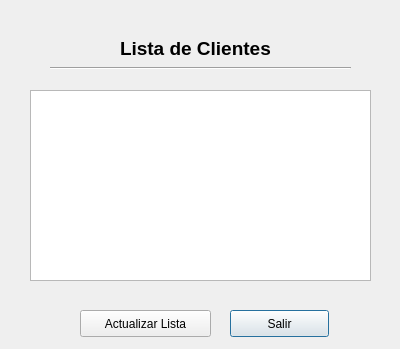
<?xml version="1.0" encoding="UTF-8"?>
<ui version="4.0">
 <class>List</class>
 <widget class="QDialog" name="List">
  <property name="geometry">
   <rect>
    <x>0</x>
    <y>0</y>
    <width>400</width>
    <height>349</height>
   </rect>
  </property>
  <property name="windowTitle">
   <string>Dialog</string>
  </property>
  <widget class="Line" name="line">
   <property name="geometry">
    <rect>
     <x>50</x>
     <y>60</y>
     <width>301</width>
     <height>16</height>
    </rect>
   </property>
   <property name="orientation">
    <enum>Qt::Horizontal</enum>
   </property>
  </widget>
  <widget class="QLabel" name="label">
   <property name="geometry">
    <rect>
     <x>120</x>
     <y>40</y>
     <width>151</width>
     <height>17</height>
    </rect>
   </property>
   <property name="font">
    <font>
     <pointsize>14</pointsize>
     <weight>75</weight>
     <bold>true</bold>
    </font>
   </property>
   <property name="text">
    <string>Lista de Clientes</string>
   </property>
  </widget>
  <widget class="QPushButton" name="pushButton">
   <property name="geometry">
    <rect>
     <x>230</x>
     <y>310</y>
     <width>99</width>
     <height>27</height>
    </rect>
   </property>
   <property name="text">
    <string>Salir</string>
   </property>
  </widget>
  <widget class="QPushButton" name="pushButton_2">
   <property name="geometry">
    <rect>
     <x>80</x>
     <y>310</y>
     <width>131</width>
     <height>27</height>
    </rect>
   </property>
   <property name="text">
    <string>Actualizar Lista</string>
   </property>
  </widget>
  <widget class="QTextEdit" name="lista">
   <property name="geometry">
    <rect>
     <x>30</x>
     <y>90</y>
     <width>341</width>
     <height>191</height>
    </rect>
   </property>
  </widget>
 </widget>
 <resources/>
 <connections/>
</ui>
